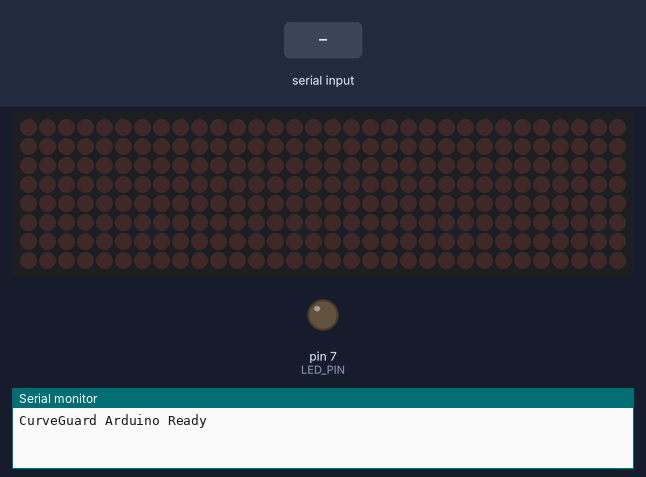
A sketch run on a simulated Arduino Uno, built with avr-gcc and run on an emulated ATmega328P. Shown: 32×8 LED matrix, output pins drawn as LEDs (lit = HIGH), the last lines printed to the serial monitor. The test bench sets the inputs (shaded band).

Above: at 1.2 s.
1.3 s: "LARGE\n" received over Serial
At 1.6 s:
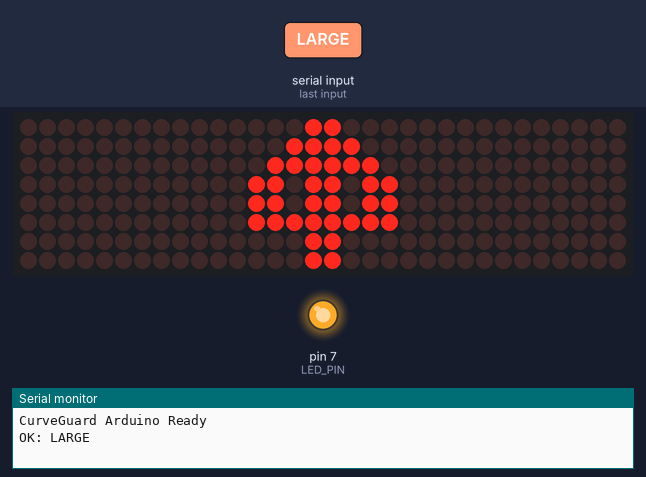
2.8 s: "VEHICLE\n" received over Serial
At 3.7 s:
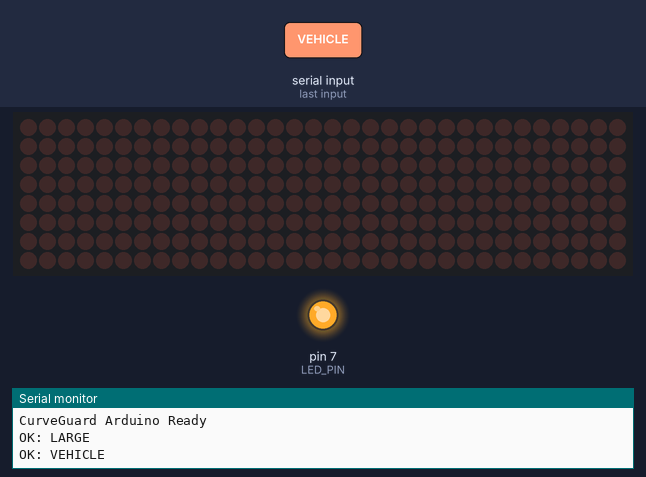
4.3 s: "OFF\n" received over Serial
At 4.6 s:
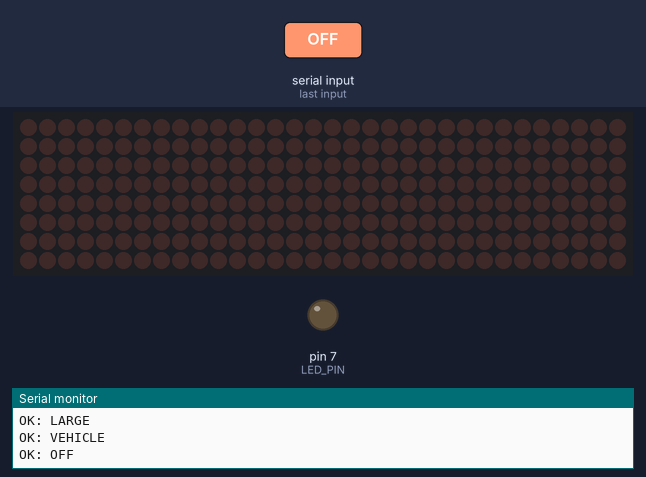
Timing chart, 0 to 7.3 s (numbered marks = the images above; inputs shaded):
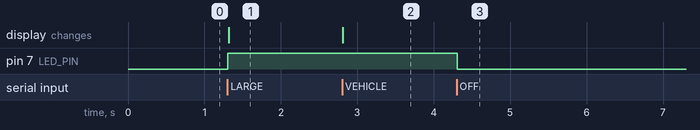

Measured:
- after the input at 1.3 s, pin 7 (LED_PIN): LOW → HIGH at once; the display: changes at once (image 1)
- after the input at 2.8 s, the display: changes at once (image 2)
- after the input at 4.3 s, pin 7 (LED_PIN): HIGH → LOW at once

The sketch:

sketch_aug12a.ino
```cpp
#include <MD_MAX72xx.h>
#include <SPI.h>

#define HARDWARE_TYPE MD_MAX72XX::FC16_HW
#define MAX_DEVICES 4

#define CS_PIN 10
#define LED_PIN 7

MD_MAX72XX matrix = MD_MAX72XX(HARDWARE_TYPE, CS_PIN, MAX_DEVICES);

const uint8_t warningIcon[8] = {
  B00011000,
  B00111100,
  B01111110,
  B11011011,
  B11011011,
  B11111111,
  B00011000,
  B00011000
};

void showWarning() {
  matrix.clear();

  for (uint8_t row = 0; row < 8; row++) {
    for (uint8_t col = 0; col < 8; col++) {
      bool on = warningIcon[row] & (1 << (7 - col));

      if (on) {
        matrix.setPoint(row, col + 12, true);
      }
    }
  }

  matrix.update();
}

void allOff() {
  digitalWrite(LED_PIN, LOW);
  matrix.clear();
  matrix.update();
}

void vehicleDetected() {
  digitalWrite(LED_PIN, HIGH);
  matrix.clear();
  matrix.update();
}

void largeVehicleDetected() {
  digitalWrite(LED_PIN, HIGH);
  showWarning();
}

void processCommand(String command) {
  command.trim();
  command.toUpperCase();

  if (command == "OFF") {
    allOff();
    Serial.println("OK: OFF");
  }
  else if (command == "VEHICLE") {
    vehicleDetected();
    Serial.println("OK: VEHICLE");
  }
  else if (command == "LARGE") {
    largeVehicleDetected();
    Serial.println("OK: LARGE");
  }
  else {
    Serial.print("ERROR: UNKNOWN COMMAND: ");
    Serial.println(command);
  }
}

void setup() {
  pinMode(LED_PIN, OUTPUT);

  Serial.begin(9600);

  matrix.begin();
  matrix.control(MD_MAX72XX::INTENSITY, 5);
  matrix.clear();
  matrix.update();

  digitalWrite(LED_PIN, LOW);

  Serial.println("CurveGuard Arduino Ready");
}

void loop() {
  if (Serial.available() > 0) {
    String command = Serial.readStringUntil('\n');
    processCommand(command);
  }
}
```
